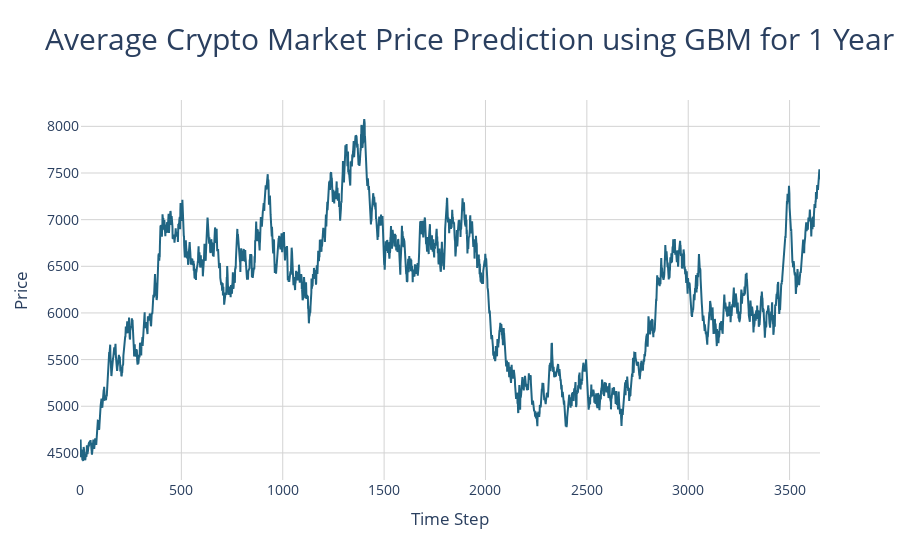

Write notebook code for a chart like this one.
### Code cell
# Create the plot
fig = go.Figure()

# Add the simulated prices line
fig.add_trace(go.Scatter(
    x=list(range(len(simulated_prices))),
    y=simulated_prices,
    mode='lines',
    name='Simulated Prices',
    line=dict(color='#206583', width=2)
))

# Update layout for aesthetics
fig.update_layout(
    title={
        'text': 'Average Crypto Market Price Prediction using GBM for 1 Year',
        'font': {
            'size': 30
        }
    },
    xaxis_title='Time Step',
    yaxis_title='Price',
    font=dict(size=14),
    plot_bgcolor='white',
    xaxis=dict(showgrid=True, gridcolor='lightgrey'),
    yaxis=dict(showgrid=True, gridcolor='lightgrey')
)

### Figure 1 — Plotly figure (JSON) as saved in the notebook; plotly's stock layout.template omitted (floating-point values rounded to 4 significant figures; data arrays with more than 128 entries replaced by an {"elided": "..."} marker saying what was removed)
{"data": [{"line": {"color": "#206583", "width": 2}, "mode": "lines", "name": "Simulated Prices", "type": "scatter", "x": {"elided": "3651 int values"}, "y": {"elided": "3651 float values"}}], "layout": {"font": {"size": 14}, "plot_bgcolor": "white", "title": {"font": {"size": 30}, "text": "Average Crypto Market Price Prediction using GBM for 1 Year"}, "xaxis": {"gridcolor": "lightgrey", "showgrid": true, "title": {"text": "Time Step"}}, "yaxis": {"gridcolor": "lightgrey", "showgrid": true, "title": {"text": "Price"}}}}
